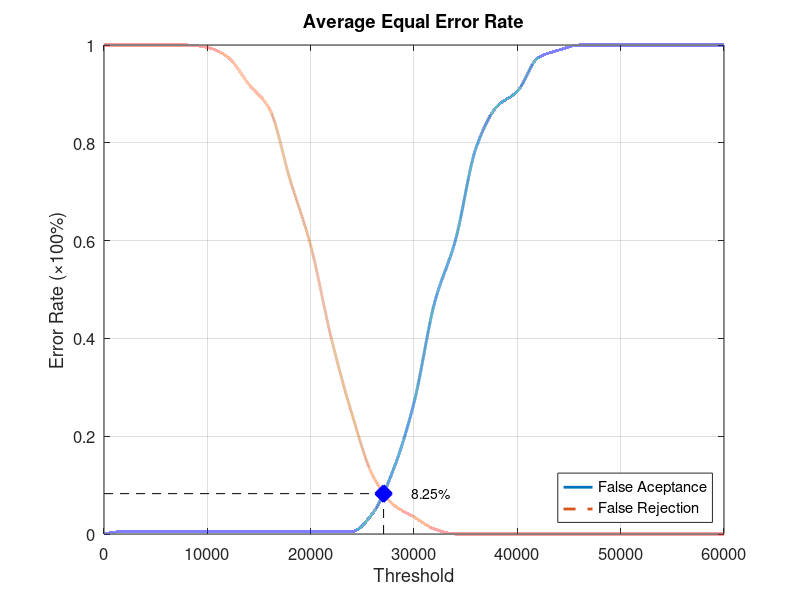
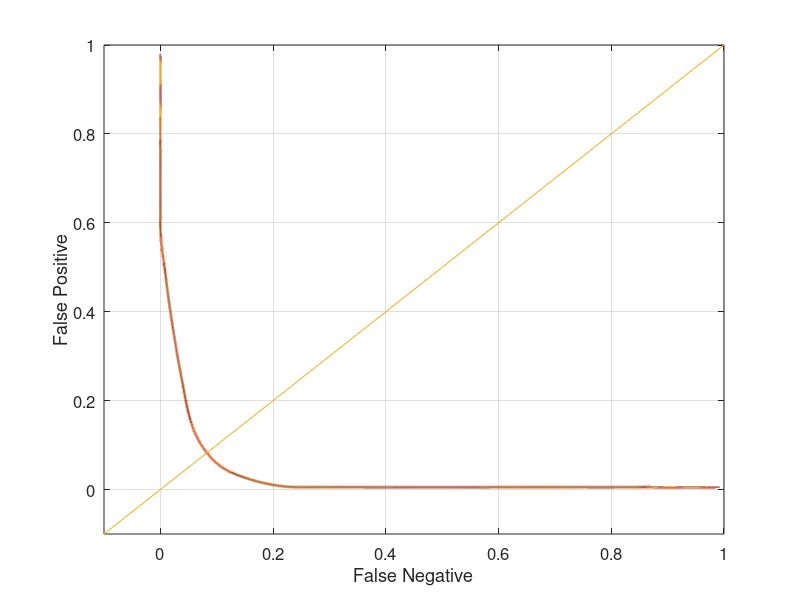

Write the MATLAB code that produced these figures, in order.
function yEER = Database3_4
close all;
clear;
clc;
x = 0:2000:60000;
xq = 0:0.5:60000;

y0 = [0 0.00526316 0.00526316 0.00526316 0.00526316 0.00526316 0.00526316 0.00526316 0.00526316 0.00526316 0.00526316 0.00526316 0.00526316 0.0421053 0.131579 0.268421 0.473684 0.6 0.789474 0.873684 0.905263 0.973684 0.989474 1 1 1 1 1 1 1 1];
yy0 = interp1(x, y0, xq, 'pchip');
y1 = [1 1 1 1 1 0.995 0.975 0.92 0.87 0.725 0.59 0.4 0.245 0.12 0.06 0.035 0.01 0 0 0 0 0 0 0 0 0 0 0 0 0 0];
yy1 = interp1(x, y1, xq, 'pchip');

% Calculating EER: 
y2 = abs(y0 - y1);
find(y2 == min(y2))
yy2 = abs(yy0 - yy1);
xEER = find(yy2 == min(yy2));
xEERIndex = xq(xEER) % X-axis EER
yEER = yy0(xEER) % Y-axis EER

main = figure
plot(xq, yy0,'-','LineWidth', 2);	hold on
plot(xq, yy1,'--','LineWidth', 2);	hold on
plot([xEERIndex xEERIndex], [0 yEER], 'k--');	hold on
plot([0 xEERIndex], [yEER yEER], 'k--');	hold on
plot(xEERIndex, yEER, 'bx', 'LineWidth', 10);	hold on
text(xEERIndex + 10 * xEERIndex / 100, yEER, [num2str(round((10000 * yEER)) / 100) '%'])
legend('False Aceptance', 'False Rejection', 'Location', 'SouthEast')
xlabel('Threshold')
ylabel('Error Rate (\times100%)')
title('Average Equal Error Rate')
set(gca, 'FontSize', 12)
axis([0 60000 0 1])
grid on

print(main, 'Database3_4Main', '-dpng');
FNRxFPR = figure('Color', [1 1 1]);
plot(yy1, yy0, '-', yy1, yy0, 'LineWidth', 2);
hold on
y = -0.1:0.1:1
plot(y, y); 
set(gca, 'FontSize', 12)
xlabel('False Negative')
ylabel('False Positive')
axis([-0.1 1 -0.1 1])
set(gca, 'FontSize', 12)
grid on

print(FNRxFPR, 'Database3_4FNRxFPR','-dpng');
end
